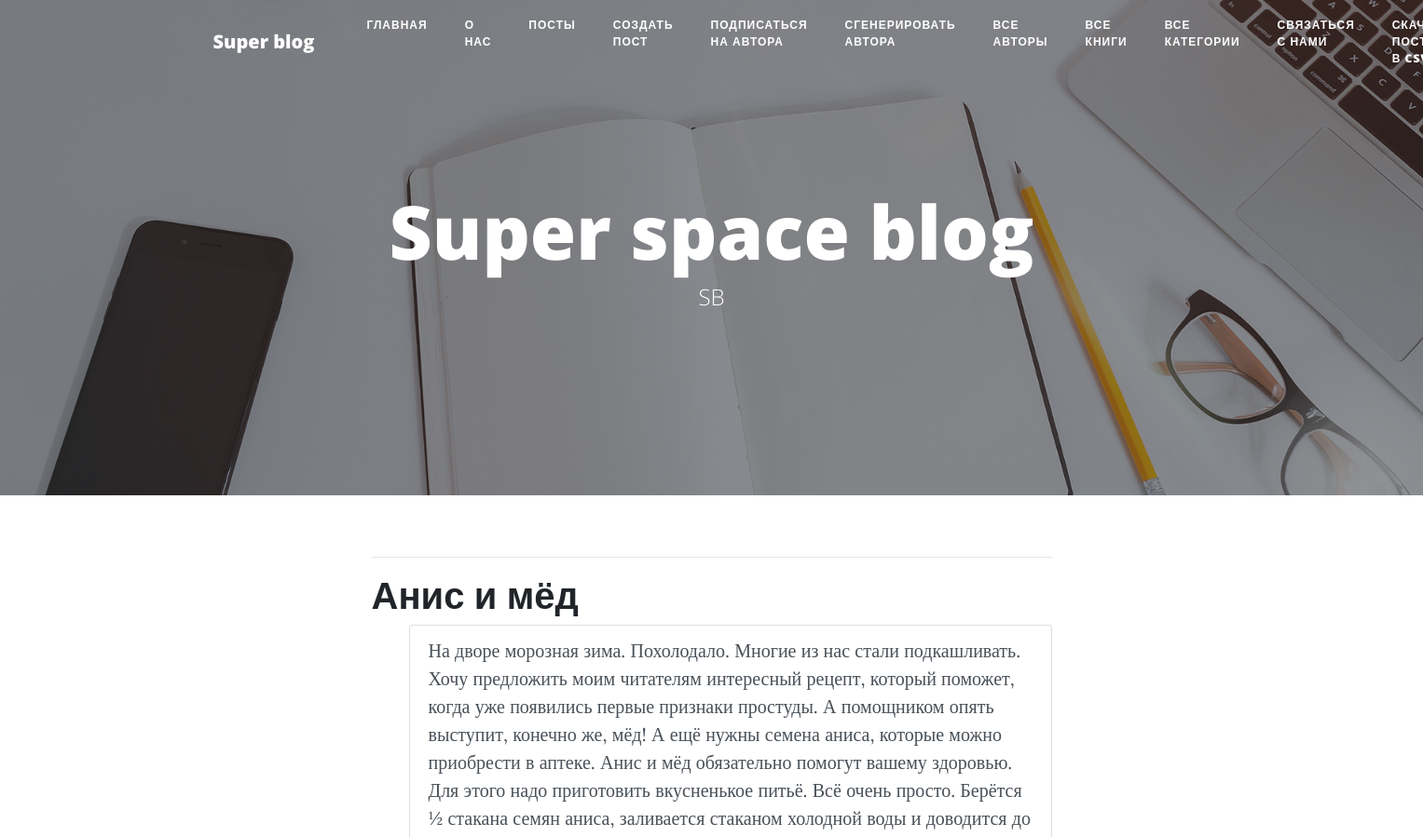
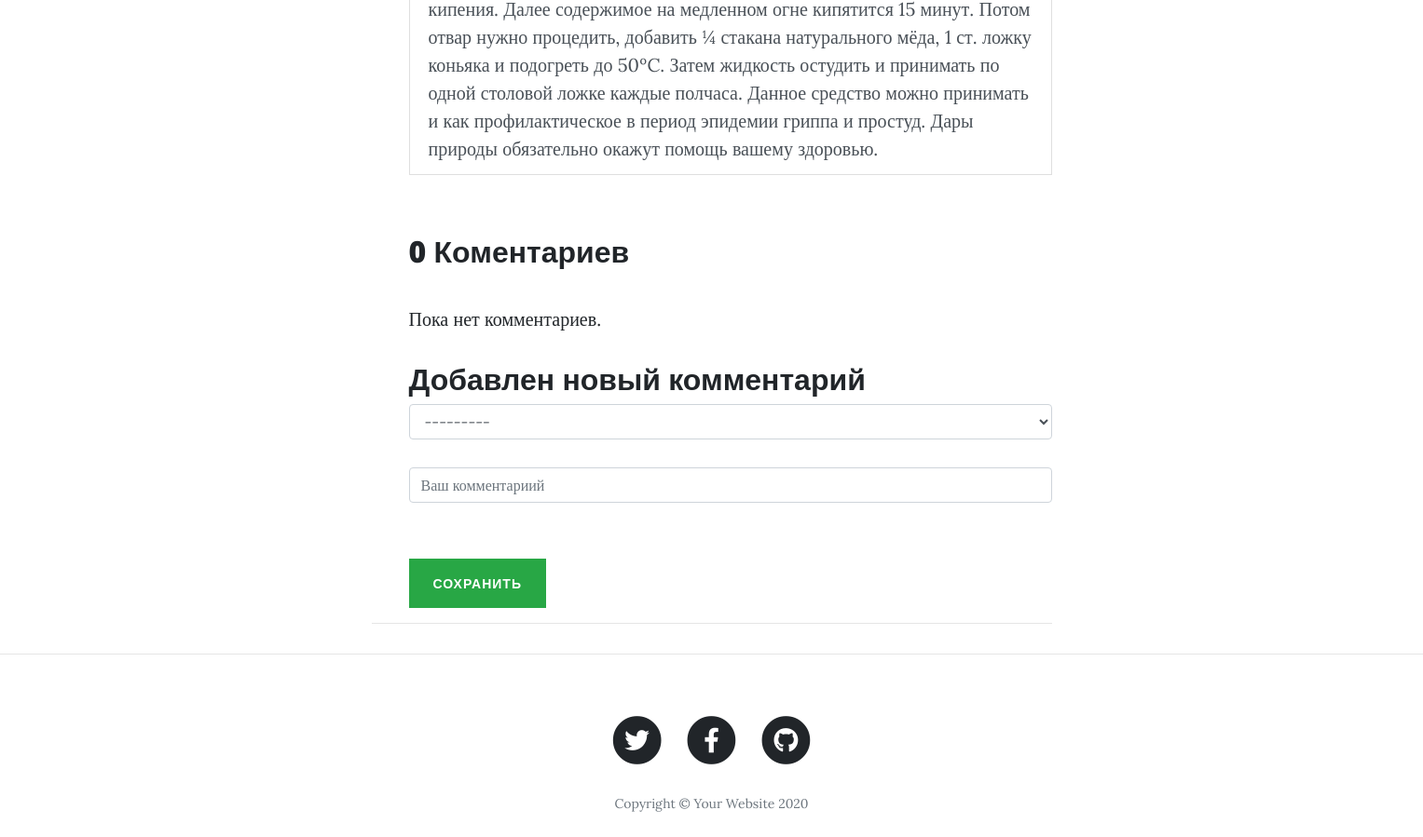
The app's page /posts/1/ with its own data (2 pictures, top to bottom).
### main/models.py (models this page shows, shortened)
class Post(models.Model):
    class Meta:
        db_table = "tb_posts"
        verbose_name = "Пост"
        verbose_name_plural = "Посты"
    MOOD_CHOICES = (
        (1, 'advertisments'),
        (2, 'news'),
        (3, 'weather'),
        (4, 'business'),
        (5, 'info'),
    )
    """Setup title, description, content and dates of posts."""
    title = models.CharField("Заголовок поста", max_length=70)
    description = models.TextField("Описание поста", max_length=90)
    content = models.TextField("Контент поста")
    mood = models.PositiveSmallIntegerField(choices=MOOD_CHOICES, default=5)
    created = models.DateTimeField(auto_now_add=True)
    updated = models.DateTimeField(default=now)

### main/views.py (the view)
# urls.py: path('posts/<int:post_id>/', views.post_show, name='post_show'),
def post_show(request, post_id):
    pst = post_find(post_id)
    comment_form, comments = comment_method(pst, request)
    return render(request, "main/post_show.html",
                  {"title": pst.title, "pst": pst, "comments": comments, "comment_form": comment_form})

### main/forms.py
class CommentsForm(ModelForm):
    class Meta:
        model = Comments
        fields = ['body', 'subs_id']
        widgets = {
            "body": TextInput(attrs={
                "class": "form-control",
                "placeholder": "Ваш комментариий"
            }
            ),
            "subs_id": Select(attrs={
                "class": "form-control",
                "placeholder": "подписчика ID"
            }),
        }

### main/services/post_service.py (called while the page is built)
def post_find(post_id: int) -> Post:
    return Post.objects.get(id=post_id)

def comment_method(post, request):
    comments = post.comments.filter(activate=True)
    if request.method == 'POST':
        comment_form = CommentsForm(data=request.POST)
        if comment_form.is_valid():
            new_comment = comment_form.save(commit=False)
            new_comment.post = post
            new_comment.save()
    else:
        comment_form = CommentsForm()
    return comment_form, comments

### main/templates/main/post_show.html (shortened to what this page needs)
{% extends "main/base.html" %}
{% block  content %}
    {% load static %}
        <h1>{{ title }}</h1>
        <div class="payload">
            <ul>
                    <div class="list-group">
                          <a href="{%  url "post_update" post_id=pst.id %}" class="list-group-item list-group-item-action flex-column align-items-start">
                            {{ pst.content }}</a>
                              {% with comments.count as total_comments %}
                                  <br>
                                    <h2>
                                        {{ total_comments }} Коментариев
                                    </h2>
                              {% endwith %}
                              {% for comment in comments %}
                                <div class="comment">
                                    <p class="info">
                                        Комментарий {{ forloop.counter }} от {{ comment.subs_id }}
                                        {{ comment.created }}
                                    </p>
                                    {{ comment.body|linebreaks }}
                                </div>
                              {% empty %}
                                <p>Пока нет комментариев.</p>
                              {% endfor %}
                              {% if new_comment %}
                                <h2>Твой комментарий был добавлен.</h2>
                              {% else %}
                                <h2>Добавлен новый комментарий</h2>
                                <form method="POST">
                                    {{comment_form.subs_id}}
                                    <br>
                                    {{ comment_form.body  }}
                                    <br><br>
                                    <button class="btn btn-success">Сохранить</button>
                                </form>
                              {% endif %}
                    </div>
            </ul>
        </div>
{% endblock %}

### records on screen
Post: title "Анис и мёд", content "На дворе морозная зима. Похолодало. Многие из нас стали подкашливать. Хочу предложить моим читателям интересный рецепт, который поможет, когда уже появились первые признаки простуды. А помощником опять выступит, конечно же, мёд! А ещё нужны семена аниса, которые можно приобрести в аптеке. Анис и мёд обязательно помогут вашему здоровью. Для этого надо приготовить вкусненькое питьё. Всё очень просто. Берётся ½ стакана семян аниса, заливается стаканом холодной воды и доводится до кипения. Далее содержимое на медленном огне кипятится 15 минут. Потом отвар нужно процедить, добавить ¼ стакана натурального мёда, 1 ст. ложку коньяка и подогреть до 50ºC. Затем жидкость остудить и принимать по одной…"

### other values on screen
{{ total_comments }} "0"
